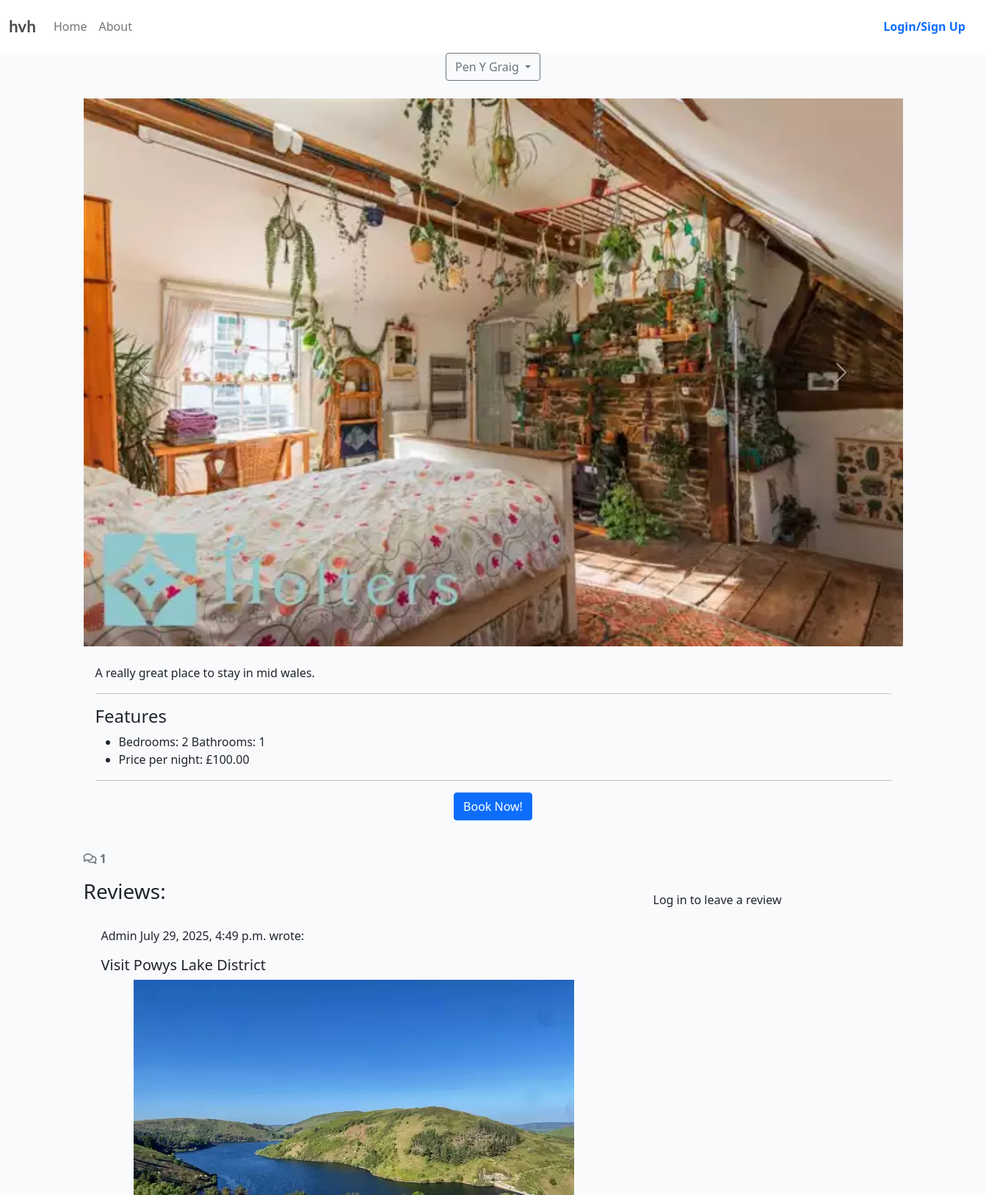
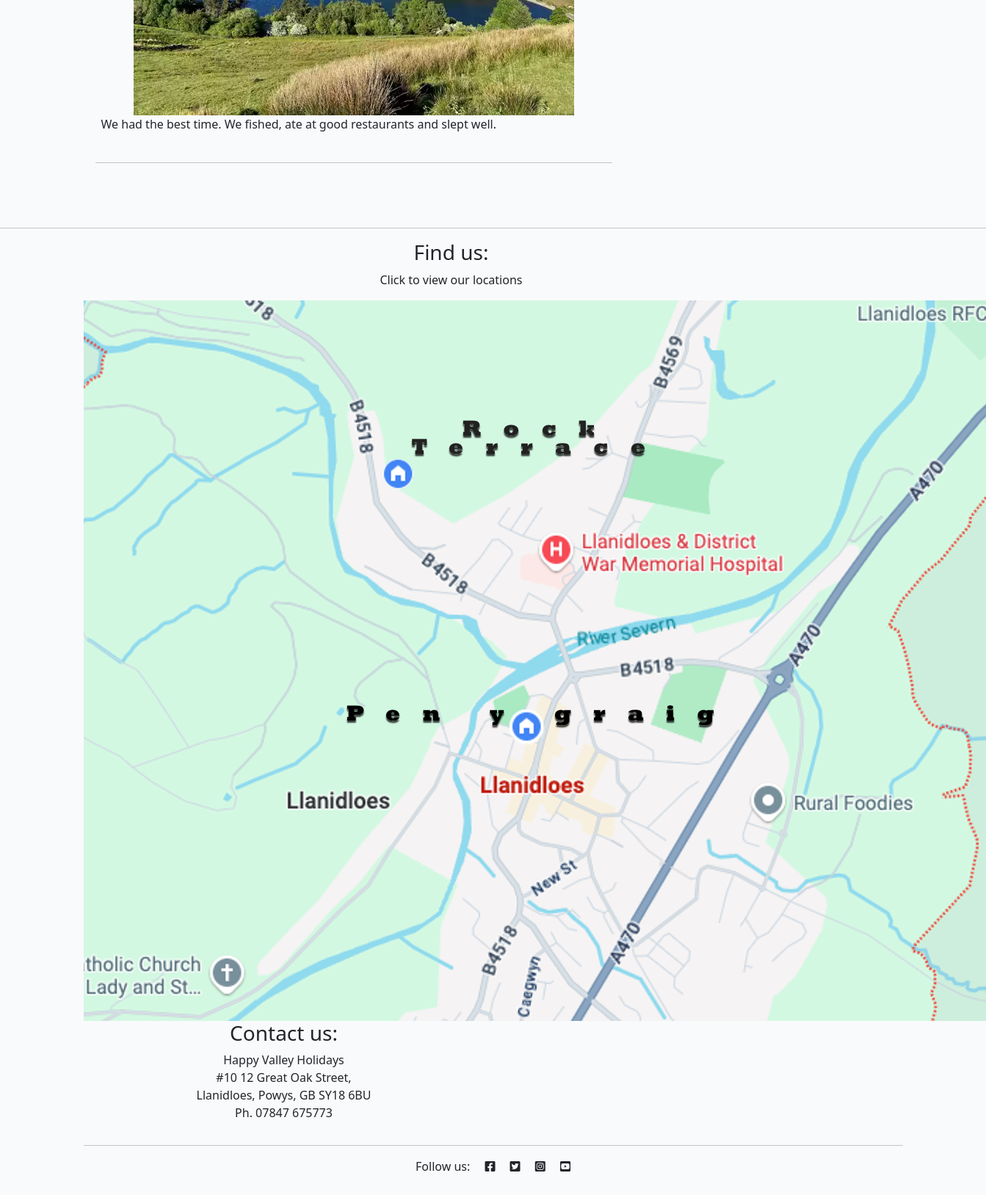
The page /pen-y-graig/ on the database its author committed (2 pictures, top to bottom).
### cottages/models.py (models this page shows, shortened)
class Cottage(models.Model):
    cottage_id = models.CharField(
        primary_key=True,
        max_length=20,
        unique=True,
        blank=False,
        null=False,
    )
    featured_image = models.ImageField(
        upload_to='cottages/featured',
        blank=True,
        null=True,
        default='placeholder'
    )
    description = models.CharField(
        max_length=400,
        blank=True,
        null=True,
        default="Untitled Cottage"
    )
    slug = models.SlugField(max_length=200, blank=True)
    bedrooms = models.IntegerField()
    bathrooms = models.IntegerField()
    max_guests = models.IntegerField()
    price_per_night = models.DecimalField(max_digits=10, decimal_places=2)
    @property
    def pretty_name(self):
        return self.slug.replace('-', ' ').title()

class CottageImage(models.Model):
    cottage = models.ForeignKey(
        Cottage,
        related_name='images',
        on_delete=models.CASCADE
    )
    image = models.ImageField(
        upload_to='cottages/images',
        blank=True,
        null=True,
        default='placeholder'
    )
    caption = models.CharField(max_length=255, blank=True)
    import_batch_id = models.CharField(max_length=100, blank=True, null=True)

class Review(models.Model):
    review_id = models.AutoField(primary_key=True)
    guest = models.ForeignKey(
        User, on_delete=models.CASCADE, related_name="reviewer")
    cottage = models.ForeignKey(
        Cottage, on_delete=models.CASCADE, related_name="reviews")
    title = models.CharField(max_length=120)
    featured_image = models.ImageField(
        upload_to='cottages/featured', blank=True, null=True,
        default='placeholder')
    rating = models.IntegerField(
        default=0,
        choices=[(i, str(i)) for i in range(1, 6)],
        blank=True,
        null=True
    )
    created_at = models.DateTimeField(auto_now_add=True)
    updated_at = models.DateTimeField(auto_now=True)
    status = models.IntegerField(choices=STATUS, default=0)
    slug = models.SlugField(max_length=200, unique=True, blank=True)
    body = models.TextField(max_length=200)
    approved = models.BooleanField(default=False)
    created_on = models.DateTimeField(default=timezone.now)
    class Meta:
        unique_together = ('guest', 'cottage', "created_on")
        ordering = ["created_on"]

### cottages/views.py (the view)
# urls.py: path('<slug:slug>/', cottage_detail, name='cottage_detail'),
def cottage_detail(request, slug):
    cottage = get_object_or_404(Cottage, slug=slug)
    images = cottage.images.all().order_by('image')
    cottages = Cottage.objects.all()
    reviews_qs = cottage.reviews.filter(
        approved=True
    ).order_by("-created_on")
    review_count = reviews_qs.count()
    paginator = Paginator(reviews_qs, 1)
    page = request.GET.get("page")
    page_obj = paginator.get_page(page)
    if request.method == "POST":
        review_form = ReviewForm(data=request.POST, files=request.FILES)
        if review_form.is_valid():
            review = review_form.save(
                commit=False
            )
            review.guest = request.user
            review.cottage = cottage
            review.save()
    else:
        review_form = ReviewForm()
    context = {
        'cottage': cottage,
        'cottages': cottages,
        'images': images,
        'reviews': page_obj,
        'page_obj': page_obj,
        'is_paginated': page_obj.has_other_pages(),
        'review_count': review_count,
        'review_form': review_form,
    }
    return render(request, 'cottages/cottage_detail.html', context)

### cottages/templates/cottages/cottage_detail.html (shortened to what this page needs)
{% extends 'base.html' %}
{% load static %}
{% load crispy_forms_tags %}
{% block content %}
<div class="container">
    <div class="d-flex justify-content-center mb-4">
      <div class="dropdown">
        <button class="btn btn-outline-secondary dropdown-toggle" type="button" id="cottageDropdown"
            data-bs-toggle="dropdown" aria-expanded="false">
            {{ cottage.pretty_name }}
        </button>
      </div>
    </div>
    <div class="card mb-4">
        <div id="cottageCarousel" class="carousel slide" data-bs-ride="carousel">
          <div class="carousel-inner">
            {% for img in images %}
              <div class="carousel-item {% if forloop.first %}active{% endif %}">
                <img src="{{ img.image.url }}" class="d-block w-100" alt="{{ img.caption|default:cottage.pretty_name }}">
            </div>
            {% endfor %}
          </div>
          <button class="carousel-control-prev" type="button" data-bs-target="#cottageCarousel" data-bs-slide="prev">
            <span class="carousel-control-prev-icon" aria-hidden="true"></span>
          </button>
          <button class="carousel-control-next" type="button" data-bs-target="#cottageCarousel" data-bs-slide="next">
            <span class="carousel-control-next-icon" aria-hidden="true"></span>
          </button>
        </div>
        <div class="card-body">
            <p class="card-text">{{ cottage.description }}</p>
            <hr>
            <h4 id="features">Features</h4>
            <ul>
                {% if cottage.bedrooms %}<li>Bedrooms: {{ cottage.bedrooms }} Bathrooms: {{ cottage.bathrooms }}</li>{% endif %}
                {% if cottage.price_per_night %}<li>Price per night: £{{ cottage.price_per_night }}</li>{% endif %}
            </ul>
            <hr>
            <div class="text-center">
                  <a href="{% url 'bookings:reservation_new' %}?cottage={{ cottage.slug }}" class="btn btn-primary">
                    Book Now!
                  </a>
            </div>
        </div>
    </div>
</div>
<div class="container">
  <div class="row">
    <div class="col-12">
      <strong class="text-secondary">
        <i class="far fa-comments"></i> {{ review_count }}
      </strong>
    </div>
  </div>
  <div class="row">
    <div id="reviews-section" class="col-md-8 card mb-4  mt-3 ">
      <h3>Reviews:</h3>
      <div class="card-body">
        {% for review in page_obj %}
          <div class="p-2 reviews
          ">
        <p class="font-weight-bold">
          {{ review.guest }}
          <span class="font-weight-normal">{{ review.created_on }}</span> wrote:
        </p>
        <h4 class="truncate-one-line d-block fs-5 fs-md-6" style="max-width: 100%; width: 100%;">{{ review.title }}</h4>
        {% if review.featured_image %}
          <img src="{{ review.featured_image.url }}" alt="Review Image" id="review-image" class="img-fluid" />
        {% endif %}
        <div id="review{{ review.slug }}">
          {{ review.body | linebreaks }}
        </div>
        </div>
        <hr>
        {% endfor %}
      </div>
    </div>
    <div class="col-md-4 card mb-4 mt-3">
      <div class="card-body">
        {% if user.is_authenticated %}
          <h3>Leave a review:</h3>
          <p>Posting as: {{ user.username }}</p>
          <form id="reviewForm"
            method="post"
            enctype="multipart/form-data"
            data-slug="{{ cottage.slug }}"
            style="margin-top: 1.3em;">
            {{ review_form | crispy }}
            {% csrf_token %}
            <button id="submitButton" type="submit"
              class="btn btn-signup btn-lg">Submit</button>
          </form>
        {% else %}
          <p>Log in to leave a review</p>
        {% endif %}
      </div>
    </div>
  </div>
</div>
{% endblock content %}

### static/css/style.css (style rules this page uses)
body { background-color: #F9FAFC; }
.main-bg { background-color: #F9FAFC; }
.card { border: none; background-color: transparent; }
#review-image { max-width: 100%; height: auto; display: block; margin: 0 auto; }
html { scroll-behavior: smooth; }
.truncate-one-line { white-space: nowrap; overflow: hidden; text-overflow: ellipsis; }

### rows shown on the page
Cottage: pretty_name "Pen Y Graig", description "A really great place to stay in mid wales.", bedrooms "2", bathrooms "1", price_per_night "100.00"
CottageImage: image (picture)
Review: guest "Admin", created_on "July 29, 2025, 4:49 p.m.", title "Visit Powys Lake District", featured_image (picture), body "We had the best time. We fished, ate at good restaurants and slept well."

### other values the page prints
{{ review_count }} "1"
